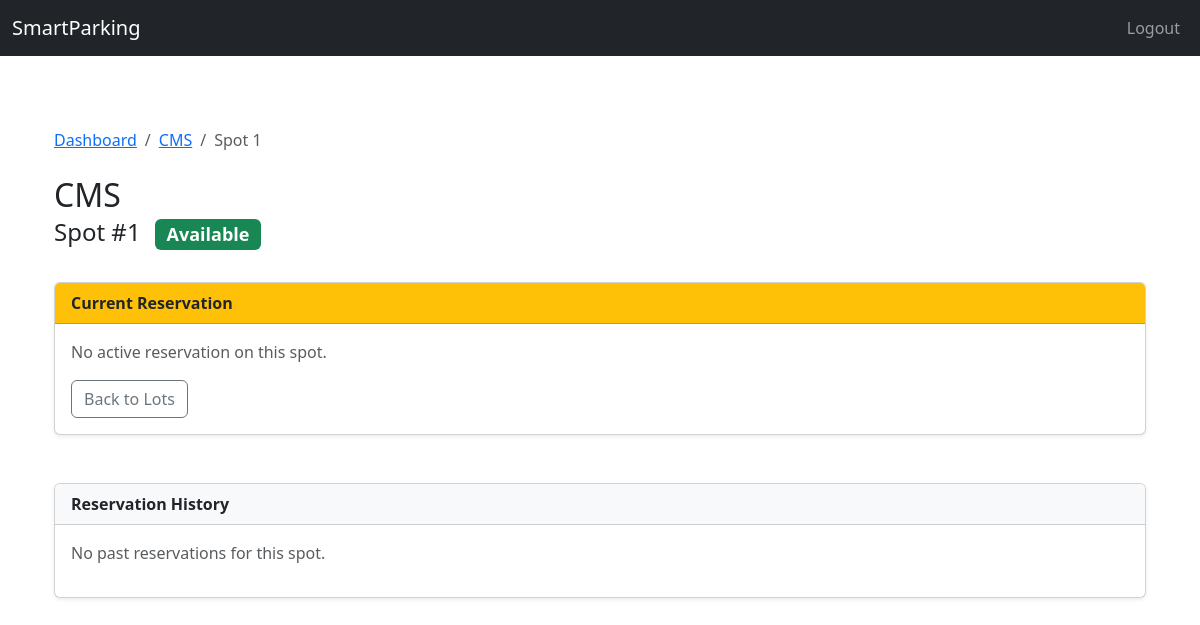
Before: /admin/lots/1/spots/1 (signed in) with the older database file.
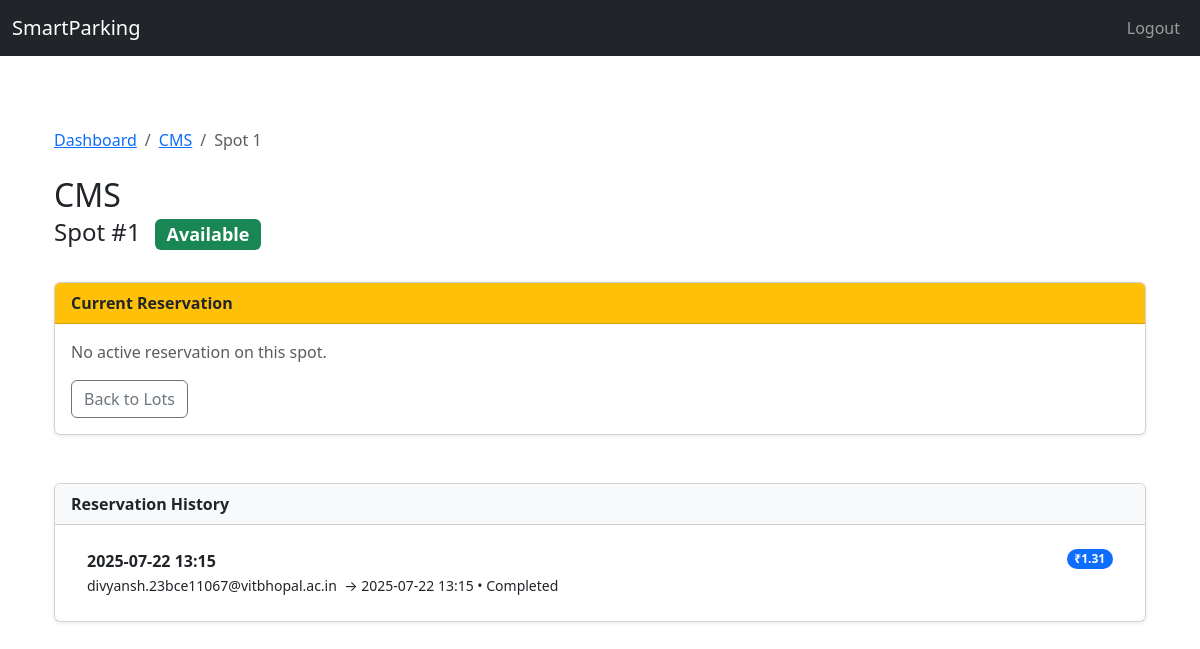
After: the same page with the newer database file.
### app/models/reservation.py (models this page shows, shortened)
class Reservation(db.Model):
    __tablename__ = 'reservations'
    id = db.Column(db.Integer, primary_key=True)
    spot_id = db.Column(db.Integer, db.ForeignKey('parking_spots.id'), nullable=False)
    user_id = db.Column(db.Integer, db.ForeignKey('users.id'), nullable=False)
    parking_timestamp = db.Column(db.DateTime, nullable=False)
    leaving_timestamp = db.Column(db.DateTime)
    parking_cost = db.Column(db.Float)
    status = db.Column(db.String, nullable=False, default='active')
    created_at = db.Column(db.DateTime, nullable=False, default=lambda: datetime.now(timezone.utc))
    spot = db.relationship("ParkingSpot", back_populates="reservations") # Many to One relationship with ParkingSpot as many can wish to reserve a particular spot
    user = db.relationship("User", back_populates="reservations") # Many to One relationship with users One user can have many reservations

### app/models/user.py (models this page shows, shortened)
class User(db.Model, UserMixin):
    __tablename__ = 'users'
    id = db.Column(db.Integer, primary_key = True)
    username = db.Column(db.String, nullable = False)
    email = db.Column(db.String, nullable = False, unique = True)
    password = db.Column(db.String, nullable = False)
    is_admin = db.Column(db.Boolean, nullable = False, default = False)
    created_at = db.Column(db.DateTime, nullable=False, default=lambda: datetime.now(timezone.utc))
    reservations = db.relationship("Reservation", back_populates="user", cascade="all, delete-orphan")

### app/routes/admin.py (the view, shortened to what this page needs)
@admin_bp.route(
    '/admin/lots/<int:lot_id>/spots/<int:spot_id>',
    methods=['GET', 'POST']
)
@login_required
def spot_detail(lot_id, spot_id):
    if not current_user.is_admin:
        flash("Unauthorized Entry", "danger")
        return redirect(url_for('auth.login'))
    lot = ParkingLot.query.get_or_404(lot_id)
    spot = ParkingSpot.query.get_or_404(spot_id)
    active_res = Reservation.query \
        .filter_by(spot_id=spot.id, status='active') \
        .first()
    past_res = Reservation.query \
        .filter(
            Reservation.spot_id == spot.id,
            Reservation.status != 'active'
        ) \
        .order_by(Reservation.parking_timestamp.desc()) \
        .all()
    return render_template(
        'admin/spot_detail.html',
        lot=lot,
        spot=spot,
        active_res=active_res,
        past_res=past_res
    )

### app/templates/admin/spot_detail.html (shortened to what this page needs)
{% extends "base.html" %}
{% block content %}
<div class="container py-5">
  <nav aria-label="breadcrumb">
    <ol class="breadcrumb mb-4">
      <li class="breadcrumb-item"><a href="{{ url_for('admin.dashboard') }}">Dashboard</a></li>
      <li class="breadcrumb-item"><a href="#spotsModal-{{ lot.id }}" data-bs-toggle="modal">{{ lot.prime_location_name }}</a></li>
      <li class="breadcrumb-item active" aria-current="page">Spot {{ spot.spot_number }}</li>
    </ol>
  </nav>
  <div class="row mb-4">
    <div class="col-md-8">
      <h2 class="mb-1">{{ lot.prime_location_name }}</h2>
      <h4>
        Spot #{{ spot.spot_number }}
        {% if spot.status == 'A' %}
          <span class="badge bg-success ms-2">Available</span>
        {% else %}
          <span class="badge bg-danger ms-2">Reserved</span>
        {% endif %}
      </h4>
    </div>
  </div>
  <div class="card mb-5 shadow-sm">
    <div class="card-header bg-warning text-dark fw-semibold">
      Current Reservation
    </div>
    <div class="card-body">
      {% if active_res %}
        <ul class="list-unstyled mb-3">
          <li><strong>User:</strong> {{ active_res.user.email }}</li>
          <li><strong>From:</strong> {{ active_res.parking_timestamp.strftime('%Y-%m-%d %H:%M') }}</li>
          {% if active_res.leaving_timestamp %}
            <li><strong>To:</strong> {{ active_res.leaving_timestamp.strftime('%Y-%m-%d %H:%M') }}</li>
          {% endif %}
          <li><strong>Cost:</strong> ₹{{ "{:.2f}".format(active_res.parking_cost) }}</li>
          <li><strong>Status:</strong> <span class="text-capitalize">{{ active_res.status }}</span></li>
        </ul>
        <form method="POST" class="d-flex gap-2">
          <button type="submit" class="btn btn-outline-danger">Release Spot</button>
          <a href="{{ url_for('admin.dashboard') }}#spotsModal-{{ lot.id }}" class="btn btn-outline-secondary">Back to Lots</a>
        </form>
      {% else %}
        <p class="text-muted">No active reservation on this spot.</p>
        <a href="{{ url_for('admin.dashboard') }}#spotsModal-{{ lot.id }}" class="btn btn-outline-secondary">Back to Lots</a>
      {% endif %}
    </div>
  </div>
  <div class="card shadow-sm">
    <div class="card-header bg-light fw-semibold">
      Reservation History
    </div>
    <div class="card-body">
      {% if past_res %}
        <ul class="list-group list-group-flush">
          {% for res in past_res %}
            <li class="list-group-item d-flex justify-content-between align-items-start">
              <div>
                <div class="fw-semibold">{{ res.parking_timestamp.strftime('%Y-%m-%d %H:%M') }}</div>
                <small>
                  {{ res.user.email }}
                  {% if res.leaving_timestamp %}&nbsp;&rarr;&nbsp;{{ res.leaving_timestamp.strftime('%Y-%m-%d %H:%M') }}{% endif %}
                  • <span class="text-capitalize">{{ res.status }}</span>
                </small>
              </div>
              <span class="badge bg-primary rounded-pill">₹{{ "{:.2f}".format(res.parking_cost or 0) }}</span>
            </li>
          {% endfor %}
        </ul>
      {% else %}
        <p class="text-muted">No past reservations for this spot.</p>
      {% endif %}
    </div>
  </div>
</div>
{% endblock %}

Changed rows visible on the page:
added Reservation: parking_timestamp "2025-07-22 13:15", user.email "divyansh.23bce11067@vitbhopal.ac.in", leaving_timestamp "2025-07-22 13:15", status "Completed", parking_cost "1.31"
Other visible differences:
text no longer shown: "No past reservations for this spot."
